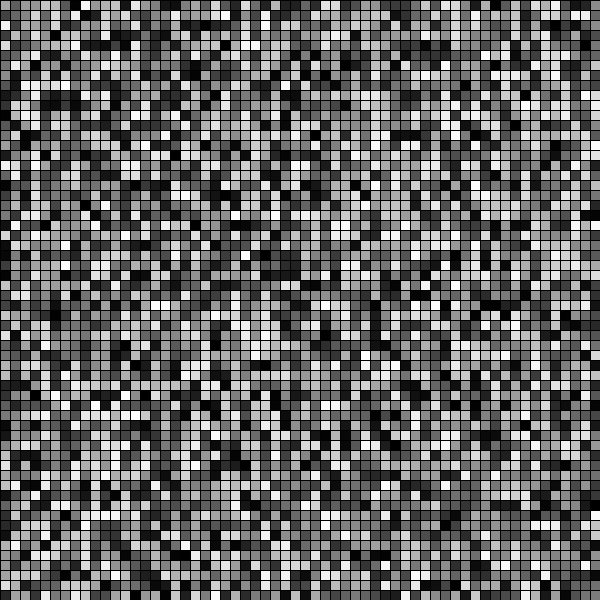
Frame 1 (no input)
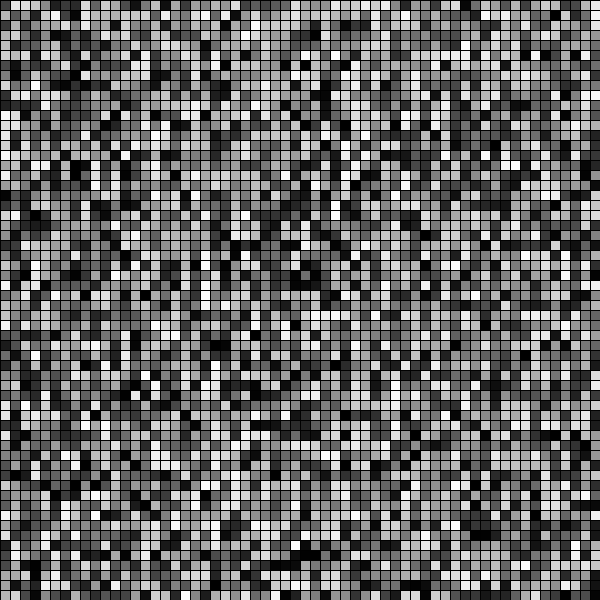
Frame 60 (the mouse pressed at the canvas centre just before this capture)
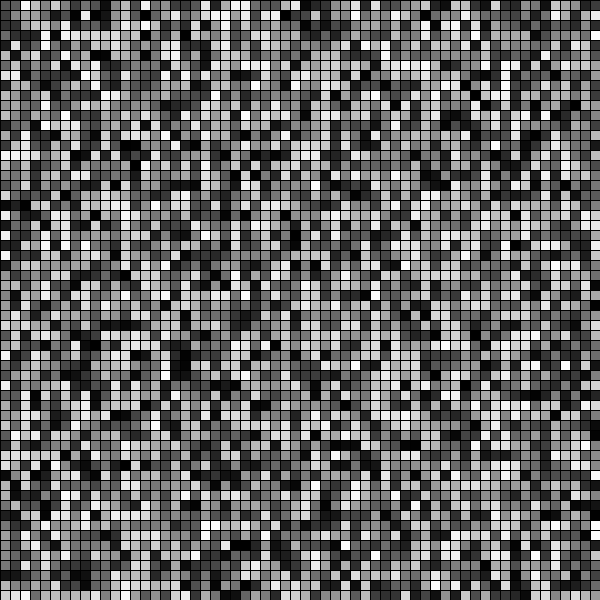
Frame 120 (the mouse held since frame 60 and released just before this capture)

The Processing sketch that drew these frames (run headless with seeded random() and noise(); from frame 60 on, the mouse is pressed at the canvas centre):

// Processing sketch: processing_33675
// ── processing_33675.pde



void setup(){
  size(600,600);
  background(0);
  smooth();
}


void draw(){
// randomSeed(0);
 for(int i=0; i < width; i+=10) {
   for(int j=0; j<height; j+=10){
  float x = random(0, 255);
  stroke(0);
  fill(x);
  rect(i, j, 20, 20);
}  
 }
}
